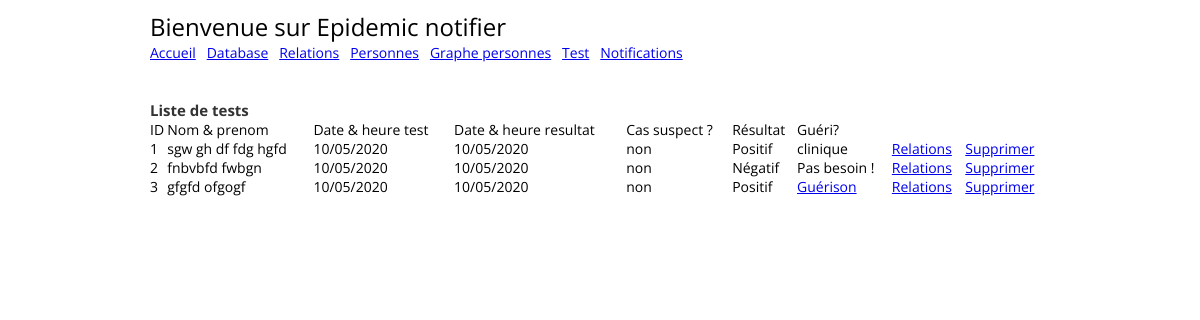
/tests, run on an earlier commit of the app's database.
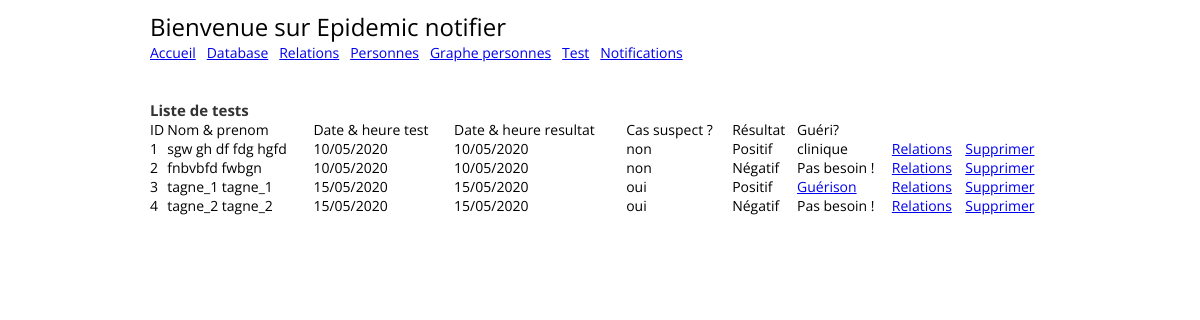
And on a later commit of the database.
### tables this page shows
CREATE TABLE tests (
            id integer PRIMARY KEY,    
            personne_id integer,
            date_test string,
            heure_test string,
            date_resultat string,
            heure_resultat string,
            resultat int
            );

CREATE TABLE "personnes" (
	"id"	integer,
	"nom"	text,
	"prenom"	text,
	"date_naiss"	text,
	"num_telephone"	text,
	"email"	text,
	"suspect"	text,
	"gueri"	TEXT,
	PRIMARY KEY("id"),
	UNIQUE("nom","prenom","date_naiss")
);

### app.py (the view)
@app.route("/tests", methods=["GET"])
def home_test():
    personne_id = request.args.get("personne")
    personne = Personne().get_one(personne_id) if personne_id is not None else None
    tests = Test().get_all()
    return render_template("myapp/test.html", personne=personne, tests=tests)

### treatment/db/test.py (called while the page is built)
    def get_all(self):
        r = ("SELECT t.id, p.id, p.nom, p.prenom, p.suspect, p.gueri, t.date_test, t.heure_test, t.date_resultat, t.heure_resultat, t.resultat "
            "FROM tests t "
            "JOIN personnes p ON p.id = t.personne_id "
            "ORDER BY t.id ASC")
        self.cur.execute(r)
        rows = self.cur.fetchall()
        return [RTest(row[0], row[1], row[2], row[3], row[4], row[5], row[6], row[7], row[8], row[9], str(row[10])) for row in rows]

### templates/myapp/test.html (shortened to what this page needs)
<!DOCTYPE html>
<html>
  <head>
    {% include 'inc/header.html' %}
  </head>
  <body>
    <div class="page-wrapper bg-dark p-t-100 p-b-50">
      <div class="wrapper wrapper--w900">
        <form action="/tests" method="POST" onsubmit="return validate_form_test();">
          <div class="card card-6">
            <div class="card-heading">
              {% include 'inc/header_menu.html' %}
            </div>
          </div>
        </form>
        <br/>
        <div class="card card-6">
          <div class="card-body">
            <div class="label-row">Liste de tests</div>
            <table width="100%">
              <thead>
                <td>ID</td>
                <td>Nom & prenom</td>
                <td>Date & heure test</td>
                <td>Date & heure resultat</td>
                <td>Cas suspect ?</td>
                <td>Résultat</td>
                <td>Gu&eacute;ri?</td>
                <td></td>
                <td></td>
              </thead>
              <tbody>
                {% if tests %}
                  {% for r in tests %}
                    <tr>
                      <td>{{ r.id }}</td>
                      <td>{{ r.p_nom + ' ' + r.p_prenom }}</td>
                      <td>{{ r.date_test + ' ' + r.heure_test }}</td>
                      <td>{{ r.date_resultat + ' ' + r.heure_resultat }}</td>
                      <td>{{ r.p_suspect }}</td>
                      <td>
                        {% if r.date_resultat %}
                          {% if r.resultat == '1' %} Positif
                          {% else %} Négatif
                          {% endif %}
                        {% endif %}
                      </td>
                      <td>
                        {% if r.date_resultat %}
                          {% if r.resultat == '1' %}
                            {% if r.p_gueri == '' or r.p_gueri == None %} <a href="personnes/guerison/{{ r.p_id }}">Gu&eacute;rison</a>
                            {% else %} {{ r.p_gueri }}
                            {% endif %}
                          {% else %} Pas besoin !
                          {% endif %}
                        {% endif %}
                      </td>
                      <td><a href="crp?personne={{ r.p_id }}">Relations</a></td>
                      <td><a href="javascript:;" onclick="javascript:confirm_delete('tests/delete/{{ r.id }}');">Supprimer</a></td>
                    </tr>
                  {% endfor %}
                {% else %}
                  <tr><td colspan="8">No result!</td></tr>
                {% endif %}
              </tbody>
            </table>
          </div>
        </div>
      </div>
    </div>
  </body>
</html>

### templates/inc/header.html (shortened to what this page needs)
    <link rel="stylesheet" href="https://ajax.googleapis.com/ajax/libs/jqueryui/1.12.1/themes/smoothness/jquery-ui.css">
    <link href="{{ url_for('static', filename='css/main.css') }}" rel="stylesheet" media="all">

### templates/inc/header_menu.html
<h3>Bienvenue sur Epidemic notifier</h3>
    <div>
		<a href="/">Accueil</a>&nbsp;&nbsp;
        <a href="/db">Database</a>&nbsp;&nbsp;
        <a href="/relations">Relations</a>&nbsp;&nbsp;
        <a href="/personnes">Personnes</a>&nbsp;&nbsp;
        <a href="/personnes/graph">Graphe personnes</a>&nbsp;&nbsp;
        <a href="/tests">Test</a>&nbsp;&nbsp;
        <a href="/notifications">Notifications</a>&nbsp;&nbsp;
    </div>
    <br/>

### static/css/main.css (style rules this page uses)
.label-row { color: #333; font-size: 15px; font-weight: 700; }
html { -webkit-box-sizing: border-box; -moz-box-sizing: border-box; box-sizing: border-box; }
* { padding: 0; margin: 0; }
*, *:before, *:after { -webkit-box-sizing: inherit; -moz-box-sizing: inherit; box-sizing: inherit; }
body, h1, h2, h3, h4, h5, h6, blockquote, p, pre, dl, dd, ol, ul, figure, hr, fieldset, legend { margin: 0; padding: 0; }
table { border-collapse: collapse; border-spacing: 0; }
.page-wrapper { min-height: 100vh; }
body { font-family: "Open Sans", "Arial", "Helvetica Neue", sans-serif; font-weight: 400; font-size: 14px; }
h1, h2, h3, h4, h5, h6 { font-weight: 400; }
h3 { font-size: 24px; }
.p-t-100 { padding-top: 10px; }
.p-b-50 { padding-bottom: 50px; }
.wrapper { margin: 0 auto; }
.wrapper--w900 { max-width: 900px; }
.card { -webkit-border-radius: 3px; -moz-border-radius: 3px; border-radius: 3px; background: #fff; }
.card-6 { background: transparent; }
.card-6 .card-heading { background: transparent; }
.card-6 .card-body { background: #fff; position: relative; border-bottom: none; padding-bottom: 0; -webkit-border-top-left-radius: 3px; -moz-border-radius-topleft: 3px; border-top-left-radius: 3px; -webkit-border-top-right-radius: 3px; -moz-border-radius-topright: 3px; border-top-right-radius: 3px; }
.card-6 .card-body:before { bottom: 100%; left: 75px; border: solid transparent; content: ""; height: 0; width: 0; position: absolute; pointer-events: none; border-color: rgba(255, 255, 255, 0); border-bottom-color: #fff; border-width: 10px; }

What changed in the data, as far as the page shows it:
changed tests: prenom "gfgfd ofgogf" → "tagne_1 tagne_1"; date_test+heure_test "10/05/2020" → "15/05/2020"; date_resultat+heure_resultat "10/05/2020" → "15/05/2020"; p_suspect "non" → "oui"
added tests: id "4", prenom "tagne_2 tagne_2", date_test+heure_test "15/05/2020", date_resultat+heure_resultat "15/05/2020", p_suspect "oui", resultat "Négatif"
